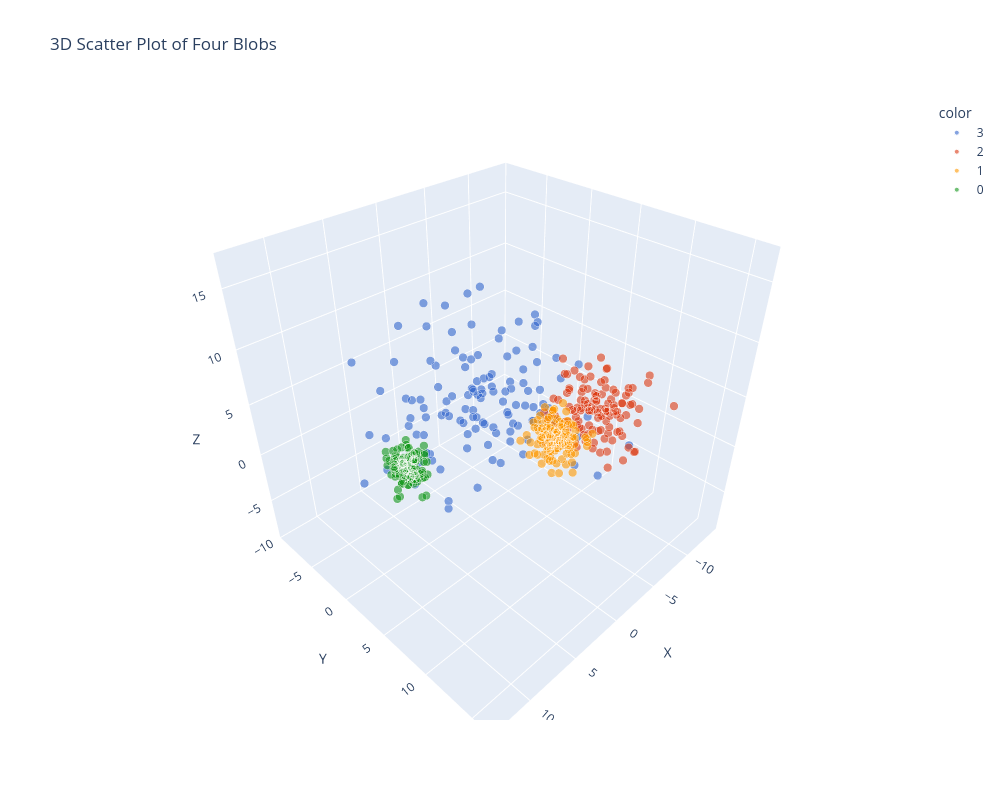

Notebook cell for this chart:
### Code cell
data_f = pd.DataFrame(data_points, columns=["X", "Y", "Z"])

fig = px.scatter_3d(data_f, x="X", y="Y", z="Z", color=centroid.astype(str), opacity=0.6, color_discrete_sequence=px.colors.qualitative.G10, title="3D Scatter Plot of Four Blobs")
fig.update_traces(marker=dict(size=5, line=dict(width=1, color='white')), showlegend=True)
fig.update_layout(coloraxis_showscale=True, width=1000, height=800)
fig.show()
